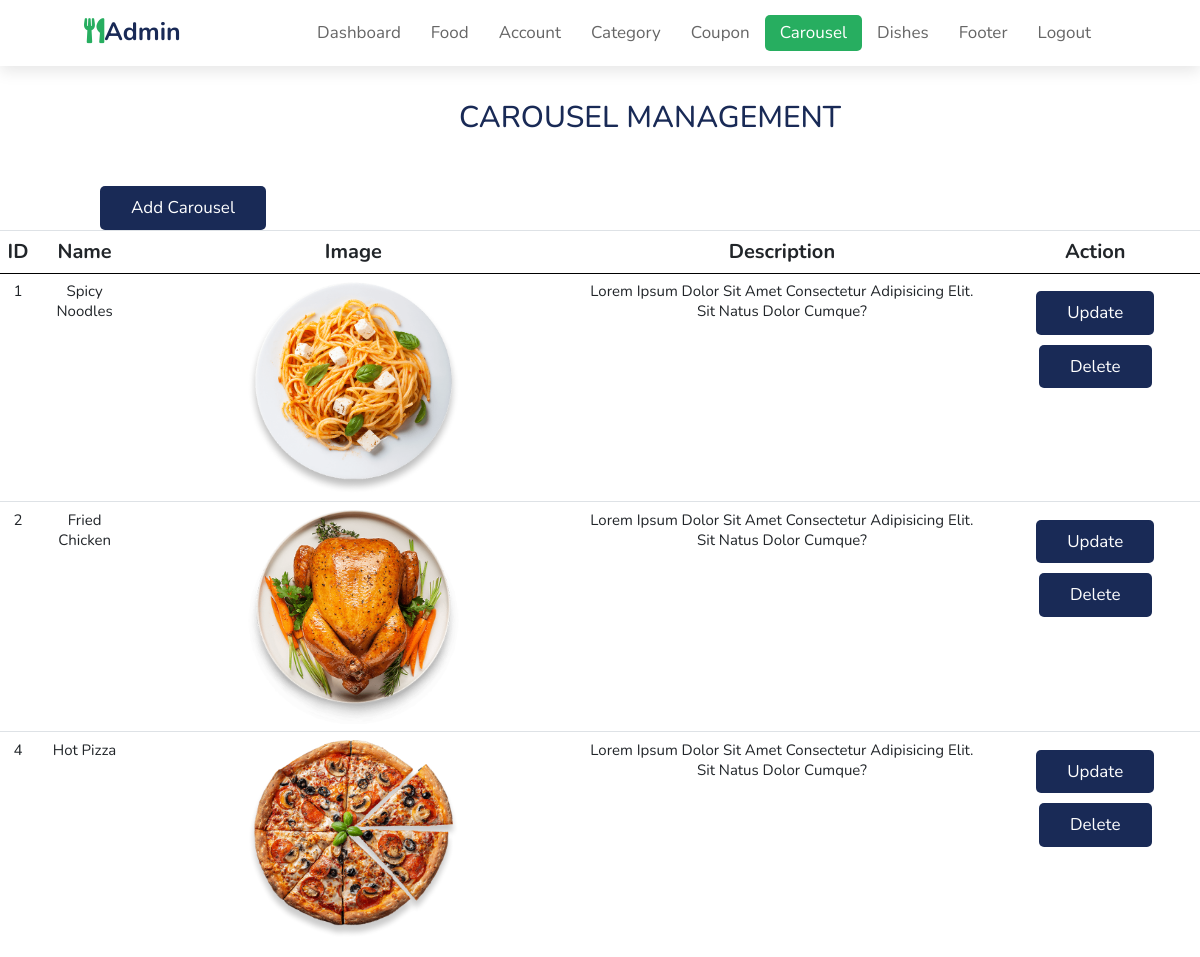
Page /admin/carousel.php (signed in) on the committed database.
### tables this page shows
CREATE TABLE `carousel` (
  `ID` int(10) UNSIGNED NOT NULL,
  `Name` varchar(255) NOT NULL,
  `Image` varchar(255) NOT NULL,
  `Description` varchar(255) NOT NULL
);

### admin/config/constant.php (called while the page is built, shortened)
<?php
    $url = "http://localhost/Do_an/";
?>

### admin/carousel.php (the view, shortened to what this page needs)
<?php
include("./config/constant.php");
?>
<html lang="en">
<head>
    <link rel="stylesheet" href="https://cdnjs.cloudflare.com/ajax/libs/font-awesome/5.15.3/css/all.min.css">
    <link rel="stylesheet" href="https://cdn.jsdelivr.net/npm/bootstrap@4.6.0/dist/css/bootstrap.min.css">
    <link rel="stylesheet" href="../css/style.css">
    <link rel="stylesheet" href="./css/admin.css">
    <link rel="stylesheet" href="./css/add__modal.css">
</head>
<body>
    <header>
        <a href="#" class="logo"><i class="fas fa-utensils"></i>Admin</a>
        <nav class="navbar">
            <a href="index.php">dashboard</a>
            <a href="food.php">food</a>
            <a href="account.php">account</a>
            <a href="category.php">category</a>
            <a href="coupon.php">coupon</a>
            <a href="carousel.php" class="active">carousel</a>
            <a href="dishes.php">dishes</a>
            <a href="footer.php">footer</a>
            <a href="./function/logout.php">logout</a>
        </nav>
    </header>
    <div class="header">
        <h1 class="heading"> Carousel Management </h1>
    </div>
    <div class="icon add">
        <a id="addCarousel" href="#" class="btn">Add Carousel</a>
    </div>
    <div class="table">
        <table class="tb-1">
            <tr>
                <th>ID</th>
                <th>Name</th>
                <th>Image</th>
                <th>Description</th>
                <th>Action</th>
            </tr>
            <?php
                $sql = "SELECT * FROM Carousel";
                $res = mysqli_query($conn, $sql);
                if ($res == TRUE ) {
                    $count = mysqli_num_rows($res);
                    if ($count > 0) {
                        while($rows = mysqli_fetch_assoc($res)) {
                            $id = $rows['ID'];
                            $name = $rows['Name'];
                            $img = $rows['Image'];
                            $des = $rows['Description'];
                            ?>
                            <tr>
                                <td><?php echo $id; ?></td>
                                <td><?php echo $name; ?></td>
                                <td>
                                        <img src="<?php echo $url; ?>images/carousel/<?php echo $img?>" width="50%"/>
                                </td>
                                <td><?php echo $des; ?></td>
                                <td>
                                    <button type="button" class="btn editBtn">Update</button>
                                    <a href="<?php echo $url; ?>admin/function/add-delete-carousel/delete-carousel.php?id=<?php echo $id; ?>" class="btn">Delete</a>
                                </td>
                            </tr>
                            <?php
                        }
                    }
                }
            ?>
        </table>
    </div>
</body>
</html>

### css/style.css (style rules this page uses)
:root { --green: #27ae60; --black: #192a56; --light-color: #666; --box-shadow: 0 0.5rem 1.5rem rgba(0, 0, 0, 0.1); }
* { font-family: "Nunito", sans-serif; margin: 0; padding: 0; box-sizing: border-box; text-decoration: none; text-transform: capitalize; outline: none; border: none; transition: all 0.2s linear; }
html { font-size: 62.5%; overflow-x: hidden; scroll-padding-top: 5.5rem; scroll-behavior: smooth; }
.heading { text-align: center; color: var(--black); font-size: 3rem; padding-bottom: 2rem; text-transform: uppercase; }
.btn { margin-top: 1rem; display: inline-block; font-size: 1.7rem; color: #fff; background: var(--black); border-radius: 0.5rem; cursor: pointer; padding: 0.8rem 3rem; }
header { position: fixed; top: 0; left: 0; right: 0; background: #fff; padding: 1rem 7%; display: flex; align-items: center; justify-content: space-between; z-index: 1000; box-shadow: var(--box-shadow); }
header .logo { color: var(--black); font-size: 2.5rem; font-weight: bolder; }
header .logo i { color: var(--green); }
header .navbar a { font-size: 1.7rem; border-radius: 0.5rem; padding: 0.5rem 1.5rem; color: var(--light-color); }
header .navbar a.active, header .navbar a:hover { color: #fff; background: var(--green); text-decoration: none; }

### admin/css/admin.css (style rules this page uses)
.header { margin: 10rem 0 0 10rem; }
.add { margin: 2rem 0 0 10rem; }
.tb-1 { width: 100%; }
table tr th { border-bottom: 1px solid black; padding: 2rem 2rem 2rem 0; text-align: center; font-size: 20px; }
table tr td { padding: 2rem 2rem 2rem 0; font-size: 15px; text-align: center; }

### rows in the picture
carousel: ID "1", Name "Spicy Noodles", Image (picture), Description "Lorem Ipsum Dolor Sit Amet Consectetur Adipisicing Elit. Sit Natus Dolor Cumque?"
carousel: ID "2", Name "Fried Chicken", Image (picture), Description "Lorem Ipsum Dolor Sit Amet Consectetur Adipisicing Elit. Sit Natus Dolor Cumque?"
carousel: ID "4", Name "Hot Pizza", Image (picture), Description "Lorem Ipsum Dolor Sit Amet Consectetur Adipisicing Elit. Sit Natus Dolor Cumque?"
